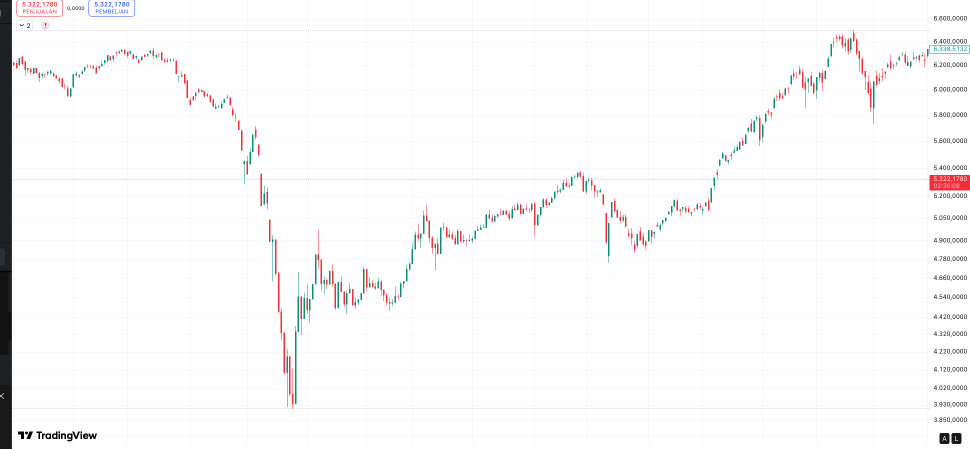
#> input picture data-riil/verifikasi-tradingview/IHSG-harian-2020-tradingview.png, 1940 x 898 px (shown at 1/2 size)
$ python ukur-sorot.py ../../../data-riil/verifikasi-tradingview/IHSG-harian-2020-tradingview.png
#> lines starting #> are read from the running program, lines starting #| are printed output that depends on the picture
#!/usr/bin/env python3
"""Ukur kotak sorot judul (ungu #5F4DEE) dan jarak tinta teks putih di dalamnya ke tiap tepi kotak.
pakai: python3 scripts/ukur-sorot.py out/stills/<still>.png [...]"""
import sys
from PIL import Image
import numpy as np
for p in sys.argv[1:]:
    a = np.asarray(Image.open(p).convert("RGB")).astype(int)[30:170, :1450]
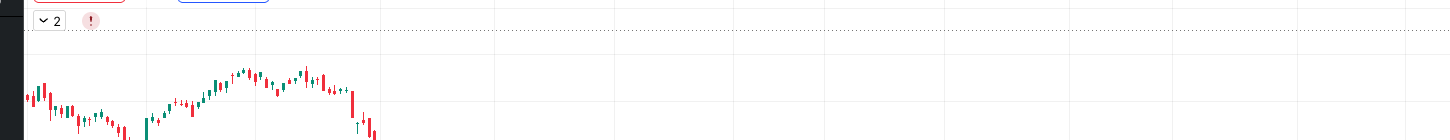
#> a: shape (140, 1450, 3) int64; mean R, G, B 249.7, 249.1, 249.3
    blue = (abs(a[:, :, 0] - 0x5F) < 10) & (abs(a[:, :, 1] - 0x4D) < 10) & (abs(a[:, :, 2] - 0xEE) < 10)
#> blue: shape (140, 1450) bool; every value is 0
    cols = np.where(blue.sum(axis=0) > 20)[0]; rows = np.where(blue.sum(axis=1) > 20)[0]
#> after `cols = np.where(blue.sum(axis=0) > 20)[0]`: cols = empty array
#> after `rows = np.where(blue.sum(axis=1) > 20)[0]`: rows = empty array
#> (the run stopped early here; a loop or call above may not have finished)
